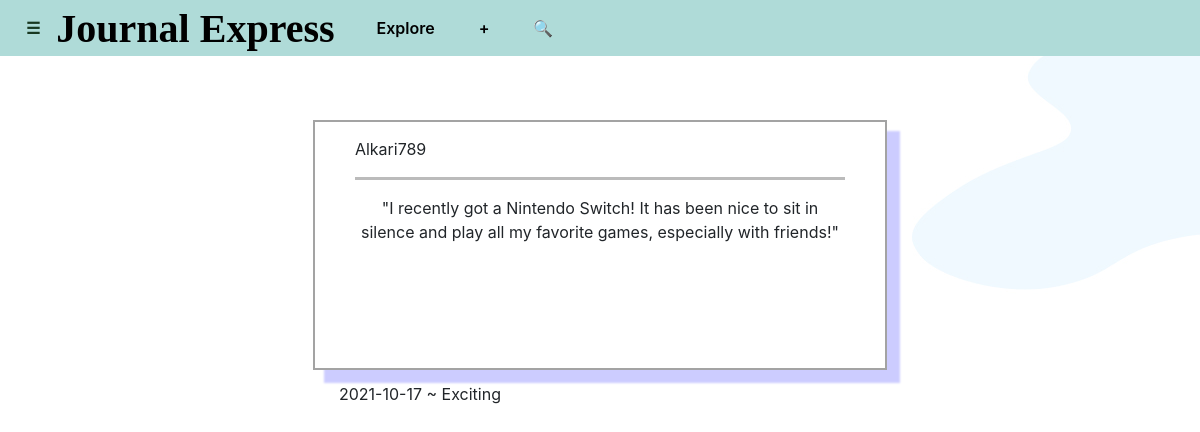
Page / (signed in) on the committed database.
### tables this page shows
CREATE TABLE journals(id INTEGER, user_id INTEGER, user TEXT NOT NULL, journal TEXT NOT NULL, genre TEXT NOT NULL, date SMALLDATETIME, PRIMARY KEY(id), FOREIGN KEY(user_id) REFERENCES users(id));

### application.py (the view)
@app.route("/", methods=["POST", "GET"])
def index():
    if "user_id" in session:
        feed = db.execute("SELECT * FROM journals WHERE user_id IN (SELECT follow_user_id FROM follows WHERE profile_user_id = ?) OR user_id = ?", session["user_id"], session["user_id"])
        if not feed:
            return render_template("index.html", message="Huh? Quite empty in here. Follow some other users to listen to what they have to say or check out the rest of the community at the explore page!")
        return render_template("index.html", feed=reversed(feed))
    else:
        return redirect("/login")

### templates/index.html (shortened to what this page needs)
{% extends "layout.html" %}
{% block main %}
    {% for posts in feed %}
        <div class="post">
            <p>
                {{ posts.user }}
            </p>
            <hr style="border-top:3px solid #bbb">
            <p style="text-align:center">
                "{{ posts.journal }}"
            </p>
        </div>
        <p style="margin: 12px 0 50px 25%">{{ posts.date }} ~ {{ posts.genre }}</p>
    {% endfor %}
{% endblock %}

### static/styles.css (style rules this page uses)
.post { min-height: 250px; width: 55%; margin: 0 auto; border: 2px solid #a3a3a3; padding: 15px 40px; box-shadow: 12px 12px 2px 1px rgba(0, 0, 255, .2); }

### rows in the picture
journals: user "Alkari789", journal "I recently got a Nintendo Switch! It has been nice to sit in silence and play all my favorite games, especially with friends!", date "2021-10-17", genre "Exciting"
